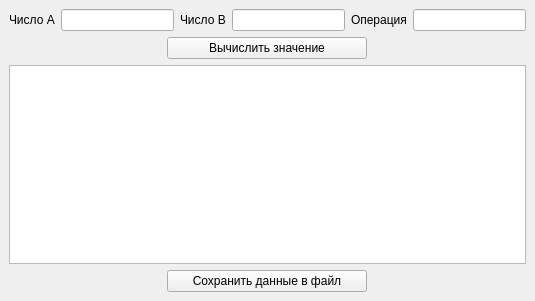
<?xml version="1.0" encoding="UTF-8"?>
<ui version="4.0">
 <class>MainWindow</class>
 <widget class="QMainWindow" name="MainWindow">
  <property name="geometry">
   <rect>
    <x>0</x>
    <y>0</y>
    <width>535</width>
    <height>301</height>
   </rect>
  </property>
  <property name="maximumSize">
   <size>
    <width>16777215</width>
    <height>16777215</height>
   </size>
  </property>
  <property name="contextMenuPolicy">
   <enum>Qt::NoContextMenu</enum>
  </property>
  <property name="windowTitle">
   <string>Калькулятор</string>
  </property>
  <widget class="QWidget" name="centralwidget">
   <layout class="QVBoxLayout" name="verticalLayout_2">
    <item>
     <layout class="QVBoxLayout" name="verticalLayout">
      <item>
       <layout class="QHBoxLayout" name="field_layout">
        <item>
         <widget class="QLabel" name="number_a_lbl">
          <property name="text">
           <string>Число А</string>
          </property>
         </widget>
        </item>
        <item>
         <widget class="QLineEdit" name="number_a_input"/>
        </item>
        <item>
         <widget class="QLabel" name="number_b_lbl">
          <property name="text">
           <string>Число В</string>
          </property>
         </widget>
        </item>
        <item>
         <widget class="QLineEdit" name="number_b_input"/>
        </item>
        <item>
         <widget class="QLabel" name="operation_lbl">
          <property name="text">
           <string>Операция</string>
          </property>
         </widget>
        </item>
        <item>
         <widget class="QLineEdit" name="operation_input"/>
        </item>
       </layout>
      </item>
      <item>
       <layout class="QHBoxLayout" name="btn_layout">
        <item>
         <widget class="QPushButton" name="calculate_btn">
          <property name="maximumSize">
           <size>
            <width>200</width>
            <height>16777215</height>
           </size>
          </property>
          <property name="text">
           <string>Вычислить значение</string>
          </property>
         </widget>
        </item>
       </layout>
      </item>
      <item>
       <layout class="QHBoxLayout" name="table_layout">
        <item>
         <widget class="QTableWidget" name="result_table">
          <property name="sizePolicy">
           <sizepolicy hsizetype="Expanding" vsizetype="Expanding">
            <horstretch>0</horstretch>
            <verstretch>0</verstretch>
           </sizepolicy>
          </property>
          <property name="minimumSize">
           <size>
            <width>0</width>
            <height>0</height>
           </size>
          </property>
          <property name="maximumSize">
           <size>
            <width>16777215</width>
            <height>16777215</height>
           </size>
          </property>
         </widget>
        </item>
       </layout>
      </item>
      <item>
       <layout class="QHBoxLayout" name="file_btn_layout">
        <item>
         <widget class="QPushButton" name="save_file_btn">
          <property name="maximumSize">
           <size>
            <width>200</width>
            <height>16777215</height>
           </size>
          </property>
          <property name="toolTip">
           <string>&lt;html&gt;&lt;head/&gt;&lt;body&gt;&lt;p&gt;Сохранить данные выделенной строки таблицы в файл&lt;/p&gt;&lt;/body&gt;&lt;/html&gt;</string>
          </property>
          <property name="text">
           <string>Сохранить данные в файл</string>
          </property>
         </widget>
        </item>
       </layout>
      </item>
     </layout>
    </item>
   </layout>
  </widget>
 </widget>
 <resources/>
 <connections/>
</ui>
